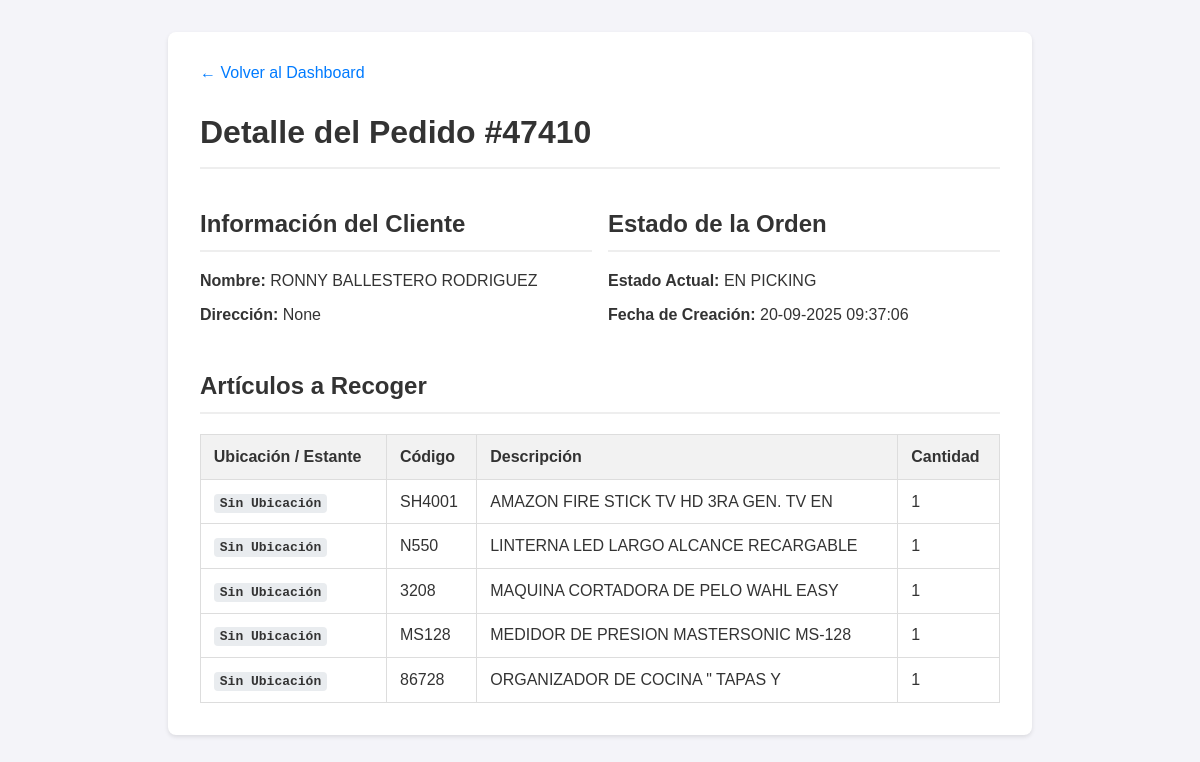
Before: /orden/12 (signed in) with the older database file.
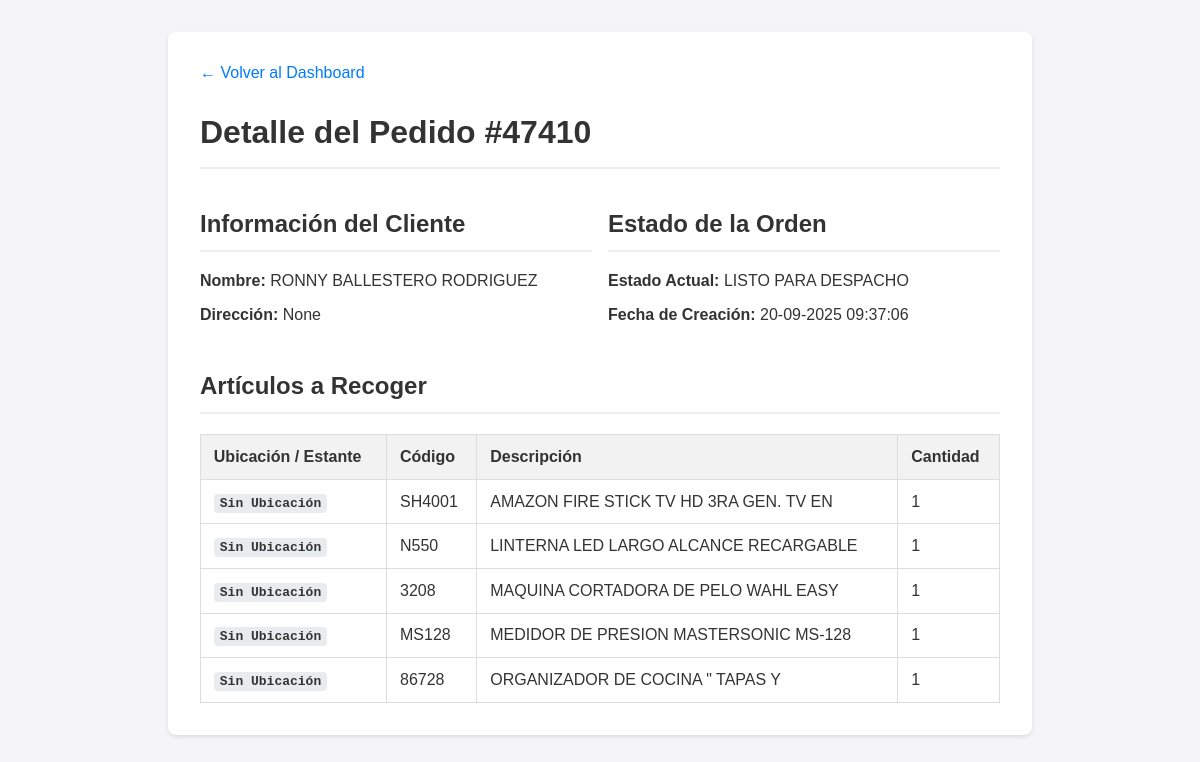
After: the same page with the newer database file.
### app.py (models this page shows, shortened)
class Orden(db.Model):
    id = db.Column(db.Integer, primary_key=True)
    numero_pedido = db.Column(db.String(50), unique=True, nullable=False)
    cliente_nombre = db.Column(db.String(200), nullable=False)
    cliente_direccion = db.Column(db.String(300), nullable=True)
    estado = db.Column(db.String(30), nullable=False, default='PENDIENTE')
    fecha_creacion = db.Column(db.DateTime, nullable=False, default=datetime.datetime.utcnow)
    lote_id = db.Column(db.Integer, db.ForeignKey('lote_picking.id'), nullable=True)
    items = db.relationship('ItemOrden', backref='orden', lazy=True, cascade="all, delete-orphan")
    fecha_inicio_picking = db.Column(db.DateTime, nullable=True)
    fecha_fin_picking = db.Column(db.DateTime, nullable=True)
    fecha_fin_packing = db.Column(db.DateTime, nullable=True)
    fecha_despacho = db.Column(db.DateTime, nullable=True)
    packer_id = db.Column(db.Integer, db.ForeignKey('user.id', ondelete='SET NULL'), nullable=True)
    packer = db.relationship('User', foreign_keys=[packer_id])
    devolucion_confirmada = db.Column(db.Boolean, default=False, nullable=False)
    bultos = db.relationship('Bulto', backref='orden', cascade="all, delete-orphan")
    hoja_de_ruta_id = db.Column(db.Integer, db.ForeignKey('hoja_de_ruta.id'), nullable=True)
    destino_id = db.Column(db.Integer, db.ForeignKey('destino.id'), nullable=True)
    destino = db.relationship('Destino', backref='ordenes')
    guia_encomienda = db.Column(db.String(100), nullable=True)
    nota_entrega = db.Column(db.Text, nullable=True)
    fecha_entrega_final = db.Column(db.DateTime, nullable=True)
    nota_bodega = db.Column(db.Text, nullable=True)
    foto_guia_url = db.Column(db.String(500), nullable=True)

### app.py (the view)
@app.route('/orden/<int:orden_id>')
@login_required
def detalle_orden(orden_id):
    orden = Orden.query.get_or_404(orden_id)
    return render_template('detalle_orden.html', orden=orden)

### app.py (called while the page is built)
@login_manager.user_loader
def load_user(user_id):
    return db.session.get(User, int(user_id))

@app.template_filter('localtime')
def to_localtime_filter(utc_datetime):
    if not utc_datetime: return ""
    local_tz = pytz.timezone('America/Costa_Rica')
    local_dt = utc_datetime.replace(tzinfo=pytz.utc).astimezone(local_tz)
    return local_dt.strftime('%d-%m-%Y %H:%M:%S')

### templates/detalle_orden.html (shortened to what this page needs)
<!DOCTYPE html>
<html lang="es">
<head>
</head>
<body>
    <div class="container">
        <a href="{{ url_for('dashboard') }}" class="back-link">← Volver al Dashboard</a>
        <h1>Detalle del Pedido #{{ orden.numero_pedido }}</h1>
        <div class="info-grid">
            <div>
                <h2>Información del Cliente</h2>
                <p><strong>Nombre:</strong> {{ orden.cliente_nombre }}</p>
                <p><strong>Dirección:</strong> {{ orden.cliente_direccion }}</p>
            </div>
            <div>
                <h2>Estado de la Orden</h2>
                <p><strong>Estado Actual:</strong> {{ orden.estado.replace('_', ' ') }}</p>
                <p><strong>Fecha de Creación:</strong> {{ orden.fecha_creacion | localtime }}</p>
            </div>
        </div>
        <h2>Artículos a Recoger</h2>
        <table>
            <thead>
                <tr>
                    <th>Ubicación / Estante</th>
                    <th>Código</th>
                    <th>Descripción</th>
                    <th>Cantidad</th>
                </tr>
            </thead>
            <tbody>
                {% for item in orden.items %}
                <tr>
                    <td>
                        <span style="font-weight: bold; background-color: #e9ecef; padding: 2px 6px; border-radius: 4px; font-family: monospace;">
                            {{ item.ubicacion if item.ubicacion else 'Sin Ubicación' }}
                        </span>
                    </td>
                    <td>{{ item.codigo_articulo }}</td>
                    <td>{{ item.descripcion_articulo }}</td>
                    <td>{{ item.cantidad_solicitada }}</td>
                </tr>
                {% endfor %}
            </tbody>
        </table>
    </div>
</body>
</html>

Changed rows visible on the page:
changed Orden "RONNY BALLESTERO RODRIGUEZ": estado.replace "EN PICKING" → "LISTO PARA DESPACHO"
